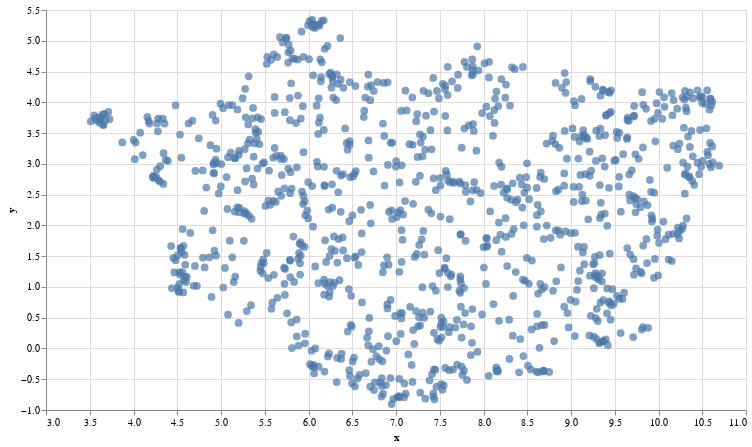

Here is the notebook cell this chart was saved with:
### Markdown cell above
## 4. Visualizing the archive
Finally, let's plot out all the questions onto a 2D chart so you're able to visualize the semantic similarities of this dataset!

### Code cell
#@title Plot the archive {display-mode: "form"}

# UMAP reduces the dimensions from 1024 to 2 dimensions that we can plot
reducer = umap.UMAP(n_neighbors=20) 
umap_embeds = reducer.fit_transform(embeds)
# Prepare the data to plot and interactive visualization
# using Altair
df_explore = pd.DataFrame(data={'text': df['text']})
df_explore['x'] = umap_embeds[:,0]
df_explore['y'] = umap_embeds[:,1]

# Plot
chart = alt.Chart(df_explore).mark_circle(size=60).encode(
    x=#'x',
    alt.X('x',
        scale=alt.Scale(zero=False)
    ),
    y=
    alt.Y('y',
        scale=alt.Scale(zero=False)
    ),
    tooltip=['text']
).properties(
    width=700,
    height=400
)
chart.interactive()

### Figure 1 — Vega-Lite specification as saved in the notebook (floating-point values rounded to 4 significant figures; data arrays with more than 128 entries replaced by an {"elided": "..."} marker saying what was removed)
{"config": {"view": {"continuousWidth": 400, "continuousHeight": 300}}, "data": {"name": "data-7856b16b295e007582d79e0a0f0359de"}, "mark": {"type": "circle", "size": 60}, "encoding": {"tooltip": [{"field": "text", "type": "nominal"}], "x": {"field": "x", "scale": {"zero": false}, "type": "quantitative"}, "y": {"field": "y", "scale": {"zero": false}, "type": "quantitative"}}, "height": 400, "selection": {"selector001": {"type": "interval", "bind": "scales", "encodings": ["x", "y"]}}, "width": 700, "$schema": "https://vega.github.io/schema/vega-lite/v4.17.0.json", "datasets": {"data-7856b16b295e007582d79e0a0f0359de": {"elided": "1000 records"}}}
